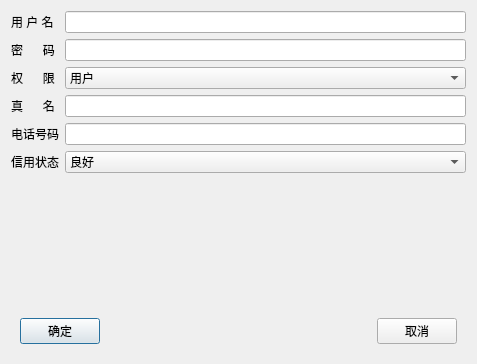
<?xml version="1.0" encoding="UTF-8"?>
<ui version="4.0">
 <class>dlg_userADD</class>
 <widget class="QDialog" name="dlg_userADD">
  <property name="geometry">
   <rect>
    <x>0</x>
    <y>0</y>
    <width>477</width>
    <height>364</height>
   </rect>
  </property>
  <property name="windowTitle">
   <string>Dialog</string>
  </property>
  <layout class="QGridLayout" name="gridLayout_2">
   <item row="0" column="0">
    <widget class="QLabel" name="label">
     <property name="text">
      <string>用 户 名</string>
     </property>
    </widget>
   </item>
   <item row="0" column="1">
    <widget class="QLineEdit" name="le_name"/>
   </item>
   <item row="1" column="0">
    <widget class="QLabel" name="label_2">
     <property name="text">
      <string>密      码</string>
     </property>
    </widget>
   </item>
   <item row="1" column="1">
    <widget class="QLineEdit" name="le_passNum"/>
   </item>
   <item row="2" column="0">
    <widget class="QLabel" name="label_3">
     <property name="text">
      <string>权      限</string>
     </property>
    </widget>
   </item>
   <item row="2" column="1">
    <widget class="QComboBox" name="co_role">
     <item>
      <property name="text">
       <string>用户</string>
      </property>
     </item>
     <item>
      <property name="text">
       <string>管理员</string>
      </property>
     </item>
    </widget>
   </item>
   <item row="3" column="0">
    <widget class="QLabel" name="label_4">
     <property name="text">
      <string>真      名</string>
     </property>
    </widget>
   </item>
   <item row="3" column="1">
    <widget class="QLineEdit" name="le_trueName"/>
   </item>
   <item row="4" column="0">
    <widget class="QLabel" name="label_5">
     <property name="text">
      <string>电话号码</string>
     </property>
    </widget>
   </item>
   <item row="4" column="1">
    <widget class="QLineEdit" name="le_phone"/>
   </item>
   <item row="5" column="0">
    <widget class="QLabel" name="label_6">
     <property name="text">
      <string>信用状态</string>
     </property>
    </widget>
   </item>
   <item row="5" column="1">
    <widget class="QComboBox" name="co_sta">
     <item>
      <property name="text">
       <string>良好</string>
      </property>
     </item>
     <item>
      <property name="text">
       <string>存在未支付的罚款</string>
      </property>
     </item>
     <item>
      <property name="text">
       <string/>
      </property>
     </item>
    </widget>
   </item>
   <item row="6" column="0">
    <spacer name="verticalSpacer">
     <property name="orientation">
      <enum>Qt::Vertical</enum>
     </property>
     <property name="sizeHint" stdset="0">
      <size>
       <width>20</width>
       <height>40</height>
      </size>
     </property>
    </spacer>
   </item>
   <item row="7" column="0" colspan="2">
    <widget class="QWidget" name="widget" native="true">
     <layout class="QGridLayout" name="gridLayout">
      <item row="0" column="0">
       <widget class="QPushButton" name="btu_ok">
        <property name="text">
         <string>确定</string>
        </property>
       </widget>
      </item>
      <item row="0" column="2">
       <widget class="QPushButton" name="btu_no">
        <property name="text">
         <string>取消</string>
        </property>
       </widget>
      </item>
      <item row="0" column="1">
       <spacer name="horizontalSpacer">
        <property name="orientation">
         <enum>Qt::Horizontal</enum>
        </property>
        <property name="sizeHint" stdset="0">
         <size>
          <width>40</width>
          <height>20</height>
         </size>
        </property>
       </spacer>
      </item>
     </layout>
    </widget>
   </item>
  </layout>
 </widget>
 <resources/>
 <connections/>
</ui>
